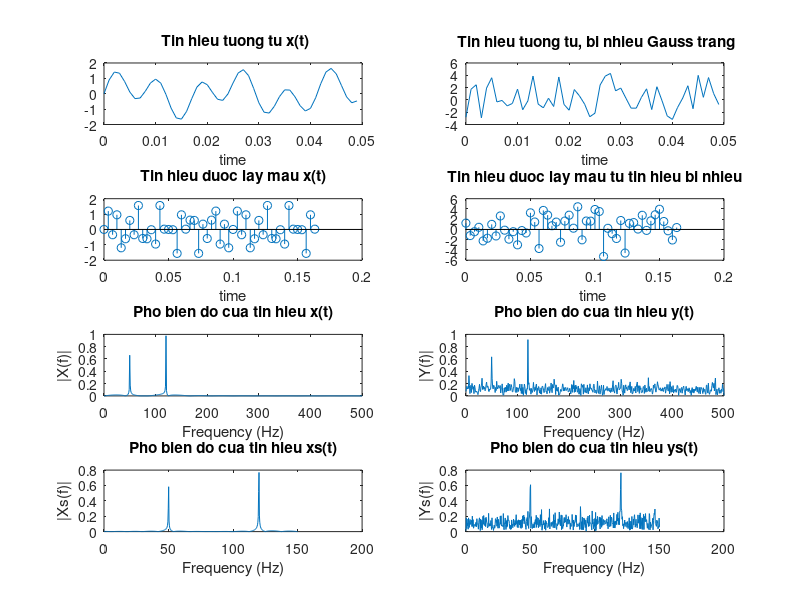

This chart was generated by the following MATLAB code:

close all; clear; clc;
T = 1/1000; % Chia nho t, de ve hinh
L = 1000; % Chieu dai tin hieu // Length of signal ;
t = (0:L-1)*T; % Khoi tao vector thoi gian, L diem, cach nhau T
% Tin hieu x co tan so 50Hz va 120 Hz:
x = 0.7*sin(2*pi*50*t) + sin(2*pi*120*t);
y = x + 2*randn(size(t)); % Bi nhieu
% Tin hieu lay mau:
Fs = 300; % Tan so lay mau // Sampling frequency
T_s = 1/Fs; % Khoang cach 2 mau la T_s
t1 = (0:L-1)*T_s;
x_s = 0.7*sin(2*pi*50*t1) + sin(2*pi*120*t1);
y_s = x_s + 2*randn(size(t1));
%%% Plot signal in time domain:
figure;
subplot(4,2,1);
plot(t(1:50),x(1:50)) ; % chi ve 50 gia tri cho de quan sat
title(' Tin hieu tuong tu x(t)')
xlabel('time');
subplot(4,2,2); plot(t(1:50),y(1:50));
title(' Tin hieu tuong tu, bi nhieu Gauss trang');
xlabel('time');
subplot(4,2,3);
stem(t1(1:50),x_s(1:50)) ; % chi ve 50 gia tri cho de quan sat
title('Tin hieu duoc lay mau x(t)');
xlabel('time');
subplot(4,2,4);stem(t1(1:50),y_s(1:50));
title('Tin hieu duoc lay mau tu tin hieu bi nhieu');
xlabel('time ');


%%% Plot original signal in frequency domain:
X = fft(x,1024)/L;
% ve pho trong khoang [0, 500] Hz
f_axis = 1000/2*linspace(0,1,513);
subplot(4,2,5);
plot(f_axis,2*abs(X(1:512+1))) ; % abs => Pho bien do
title('Pho bien do cua tin hieu x(t)');
xlabel('Frequency (Hz)'); ylabel('|X(f)|');
subplot(4,2,6);
Y = fft(y,1024)/L;
plot(f_axis,2*abs(Y(1:512+1))) ;
title('Pho bien do cua tin hieu y(t)');
xlabel('Frequency (Hz)'); ylabel('|Y(f)|');
%%% Plot signal in frequency domain when Fs = 90
X1 = fft(x_s,1024)/L;
subplot(4,2,7);
% ve pho trong khoang [0, Fs/2] Hz
f_axis1 = Fs/2*linspace(0,1,513);
plot(f_axis1,2*abs(X1(1:513))) ;
title('Pho bien do cua tin hieu xs(t)');
xlabel('Frequency (Hz)'); ylabel('|Xs(f)|');
subplot(4,2,8);
Y1 = fft(y_s,1024)/L;
plot(f_axis1,2*abs(Y1(1:513))) ;
title('Pho bien do cua tin hieu ys(t)');
xlabel('Frequency (Hz)'); ylabel('|Ys(f)|');